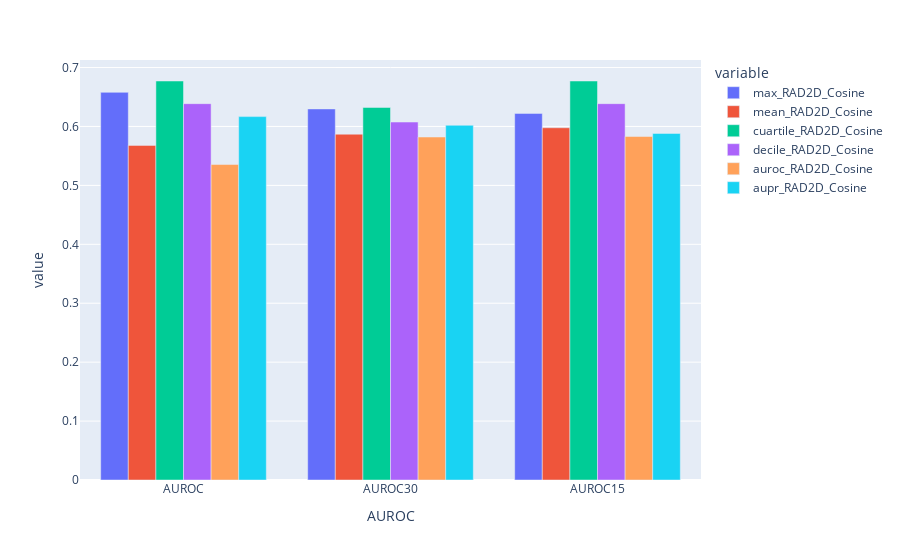

Write notebook code for a chart like this one.
### Code cell
px.bar(all_targets_results.loc["CHEMBL2850"],x="AUROC", y=all_targets_results.loc["CHEMBL262"].columns,barmode="group")

### Figure 1 — Plotly figure (JSON) as saved in the notebook; plotly's stock layout.template omitted (floating-point values rounded to 4 significant figures)
{"data": [{"alignmentgroup": "True", "hovertemplate": "variable=max_RAD2D_Cosine<br>AUROC=%{x}<br>value=%{y}<extra></extra>", "legendgroup": "max_RAD2D_Cosine", "marker": {"color": "#636efa", "pattern": {"shape": ""}}, "name": "max_RAD2D_Cosine", "offsetgroup": "max_RAD2D_Cosine", "orientation": "v", "showlegend": true, "textposition": "auto", "type": "bar", "x": ["AUROC", "AUROC30", "AUROC15"], "xaxis": "x", "y": [0.6579, 0.6297, 0.6221], "yaxis": "y"}, {"alignmentgroup": "True", "hovertemplate": "variable=mean_RAD2D_Cosine<br>AUROC=%{x}<br>value=%{y}<extra></extra>", "legendgroup": "mean_RAD2D_Cosine", "marker": {"color": "#EF553B", "pattern": {"shape": ""}}, "name": "mean_RAD2D_Cosine", "offsetgroup": "mean_RAD2D_Cosine", "orientation": "v", "showlegend": true, "textposition": "auto", "type": "bar", "x": ["AUROC", "AUROC30", "AUROC15"], "xaxis": "x", "y": [0.5679, 0.5868, 0.5978], "yaxis": "y"}, {"alignmentgroup": "True", "hovertemplate": "variable=cuartile_RAD2D_Cosine<br>AUROC=%{x}<br>value=%{y}<extra></extra>", "legendgroup": "cuartile_RAD2D_Cosine", "marker": {"color": "#00cc96", "pattern": {"shape": ""}}, "name": "cuartile_RAD2D_Cosine", "offsetgroup": "cuartile_RAD2D_Cosine", "orientation": "v", "showlegend": true, "textposition": "auto", "type": "bar", "x": ["AUROC", "AUROC30", "AUROC15"], "xaxis": "x", "y": [0.6771, 0.6322, 0.6771], "yaxis": "y"}, {"alignmentgroup": "True", "hovertemplate": "variable=decile_RAD2D_Cosine<br>AUROC=%{x}<br>value=%{y}<extra></extra>", "legendgroup": "decile_RAD2D_Cosine", "marker": {"color": "#ab63fa", "pattern": {"shape": ""}}, "name": "decile_RAD2D_Cosine", "offsetgroup": "decile_RAD2D_Cosine", "orientation": "v", "showlegend": true, "textposition": "auto", "type": "bar", "x": ["AUROC", "AUROC30", "AUROC15"], "xaxis": "x", "y": [0.6387, 0.6075, 0.6387], "yaxis": "y"}, {"alignmentgroup": "True", "hovertemplate": "variable=auroc_RAD2D_Cosine<br>AUROC=%{x}<br>value=%{y}<extra></extra>", "legendgroup": "auroc_RAD2D_Cosine", "marker": {"color": "#FFA15A", "pattern": {"shape": ""}}, "name": "auroc_RAD2D_Cosine", "offsetgroup": "auroc_RAD2D_Cosine", "orientation": "v", "showlegend": true, "textposition": "auto", "type": "bar", "x": ["AUROC", "AUROC30", "AUROC15"], "xaxis": "x", "y": [0.5354, 0.582, 0.5829], "yaxis": "y"}, {"alignmentgroup": "True", "hovertemplate": "variable=aupr_RAD2D_Cosine<br>AUROC=%{x}<br>value=%{y}<extra></extra>", "legendgroup": "aupr_RAD2D_Cosine", "marker": {"color": "#19d3f3", "pattern": {"shape": ""}}, "name": "aupr_RAD2D_Cosine", "offsetgroup": "aupr_RAD2D_Cosine", "orientation": "v", "showlegend": true, "textposition": "auto", "type": "bar", "x": ["AUROC", "AUROC30", "AUROC15"], "xaxis": "x", "y": [0.6167, 0.602, 0.5881], "yaxis": "y"}], "layout": {"barmode": "group", "legend": {"title": {"text": "variable"}, "tracegroupgap": 0}, "margin": {"t": 60}, "xaxis": {"anchor": "y", "domain": [0, 1], "title": {"text": "AUROC"}}, "yaxis": {"anchor": "x", "domain": [0, 1], "title": {"text": "value"}}}}
